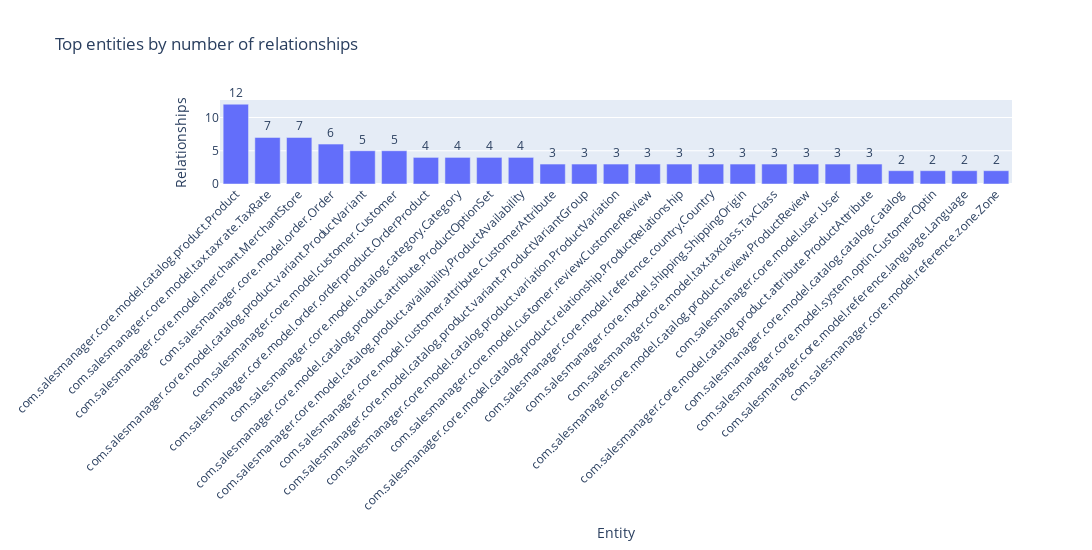
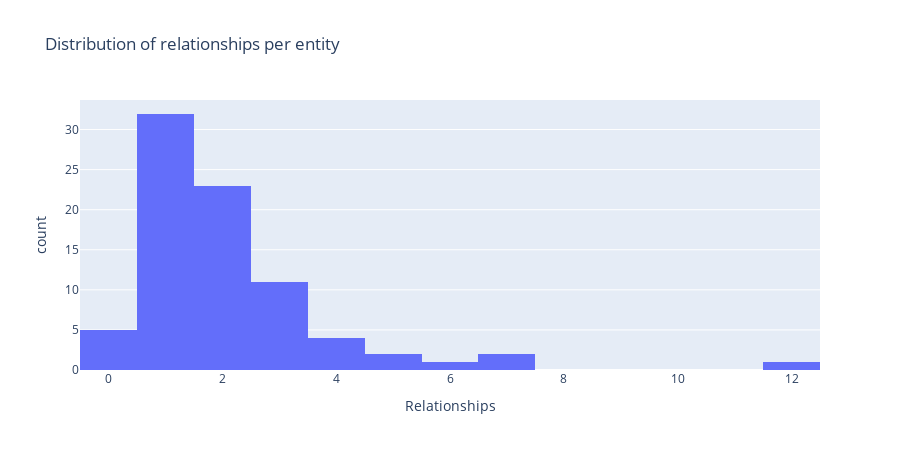

The notebook cell saved with these charts, in order:
### Markdown cell above
## 3) Relationship Stats (from DB_Schema)

### Code cell
path = os.path.join(DB_DIR, "DB_Schema.csv")
df_schema = read_csv_safe(path)
display(df_schema.head(10))

if not df_schema.empty:
    c_entity = find_col(df_schema, "Entity", contains="entity", default="Entity")
    c_rel    = find_col(df_schema, "Relationships", contains="relationship", default=None)

    if c_rel is None:
        print("[info] No 'Relationships' column found — skipping stats.")
    else:
        rel_series = pd.to_numeric(df_schema[c_rel], errors="coerce").fillna(0)
        df_rel = pd.DataFrame({
            "Entity": df_schema[c_entity].astype(str),
            "Relationships": rel_series.astype(int)
        })

        # Top entities by relationships
        top_rel = df_rel.sort_values("Relationships", ascending=False).head(MAX_BARS)
        fig = px.bar(top_rel, x="Entity", y="Relationships", text="Relationships",
                     title="Top entities by number of relationships")
        fig.update_traces(textposition="outside", cliponaxis=False)
        fig.update_layout(xaxis_tickangle=-45, width=1200, height=550)
        fig.show()

        # Distribution (histogram)
        fig2 = px.histogram(df_rel, x="Relationships", nbins=20,
                            title="Distribution of relationships per entity")
        fig2.update_layout(width=900, height=450)
        fig2.show()
else:
    print("[info] DB_Schema.csv missing or empty.")

### Figure 1 — Plotly figure (JSON) as saved in the notebook; plotly's stock layout.template omitted (floating-point values rounded to 4 significant figures)
{"data": [{"cliponaxis": false, "hovertemplate": "Entity=%{x}<br>Relationships=%{text}<extra></extra>", "legendgroup": "", "marker": {"color": "#636efa", "pattern": {"shape": ""}}, "name": "", "orientation": "v", "showlegend": false, "text": [12.0, 7.0, 7.0, 6.0, 5.0, 5.0, 4.0, 4.0, 4.0, 4.0, 3.0, 3.0, 3.0, 3.0, 3.0, 3.0, 3.0, 3.0, 3.0, 3.0, 3.0, 2.0, 2.0, 2.0, 2.0], "textposition": "outside", "type": "bar", "x": ["com.salesmanager.core.model.catalog.product.Product", "com.salesmanager.core.model.tax.taxrate.TaxRate", "com.salesmanager.core.model.merchant.MerchantStore", "com.salesmanager.core.model.order.Order", "com.salesmanager.core.model.catalog.product.variant.ProductVariant", "com.salesmanager.core.model.customer.Customer", "com.salesmanager.core.model.order.orderproduct.OrderProduct", "com.salesmanager.core.model.catalog.category.Category", "com.salesmanager.core.model.catalog.product.attribute.ProductOptionSet", "com.salesmanager.core.model.catalog.product.availability.ProductAvailability", "com.salesmanager.core.model.customer.attribute.CustomerAttribute", "com.salesmanager.core.model.catalog.product.variant.ProductVariantGroup", "com.salesmanager.core.model.catalog.product.variation.ProductVariation", "com.salesmanager.core.model.customer.review.CustomerReview", "com.salesmanager.core.model.catalog.product.relationship.ProductRelationship", "com.salesmanager.core.model.reference.country.Country", "com.salesmanager.core.model.shipping.ShippingOrigin", "com.salesmanager.core.model.tax.taxclass.TaxClass", "com.salesmanager.core.model.catalog.product.review.ProductReview", "com.salesmanager.core.model.user.User", "com.salesmanager.core.model.catalog.product.attribute.ProductAttribute", "com.salesmanager.core.model.catalog.catalog.Catalog", "com.salesmanager.core.model.system.optin.CustomerOptin", "com.salesmanager.core.model.reference.language.Language", "com.salesmanager.core.model.reference.zone.Zone"], "xaxis": "x", "y": [12, 7, 7, 6, 5, 5, 4, 4, 4, 4, 3, 3, 3, 3, 3, 3, 3, 3, 3, 3, 3, 2, 2, 2, 2], "yaxis": "y"}], "layout": {"barmode": "relative", "height": 550, "legend": {"tracegroupgap": 0}, "title": {"text": "Top entities by number of relationships"}, "width": 1200, "xaxis": {"anchor": "y", "domain": [0, 1], "tickangle": -45, "title": {"text": "Entity"}}, "yaxis": {"anchor": "x", "domain": [0, 1], "title": {"text": "Relationships"}}}}

### Figure 2 — Plotly figure (JSON) as saved in the notebook; plotly's stock layout.template omitted (floating-point values rounded to 4 significant figures)
{"data": [{"bingroup": "x", "hovertemplate": "Relationships=%{x}<br>count=%{y}<extra></extra>", "legendgroup": "", "marker": {"color": "#636efa", "pattern": {"shape": ""}}, "name": "", "nbinsx": 20, "orientation": "v", "showlegend": false, "type": "histogram", "x": [2, 2, 4, 1, 12, 3, 2, 1, 4, 2, 1, 4, 1, 1, 2, 1, 2, 1, 2, 1, 3, 3, 1, 2, 1, 5, 3, 2, 2, 3, 2, 1, 5, 3, 2, 1, 2, 2, 1, 0, 3, 1, 7, 6, 1, 1, 1, 2, 2, 4, 1, 1, 1, 1, 1, 3, 1, 0, 2, 1, 2, 2, 1, 0, 3, 2, 1, 2, 0, 1, 1, 0, 2, 2, 1, 3, 7, 1, 1, 1, 3], "xaxis": "x", "yaxis": "y"}], "layout": {"barmode": "relative", "height": 450, "legend": {"tracegroupgap": 0}, "title": {"text": "Distribution of relationships per entity"}, "width": 900, "xaxis": {"anchor": "y", "domain": [0, 1], "title": {"text": "Relationships"}}, "yaxis": {"anchor": "x", "domain": [0, 1], "title": {"text": "count"}}}}
